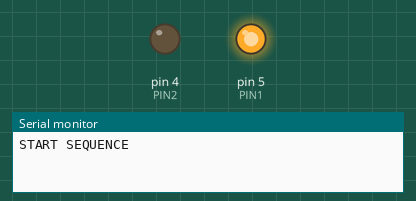
Recording of a sketch running on a simulated Arduino Uno, built with avr-gcc and run on an emulated ATmega328P. Shown: output pins drawn as LEDs (lit = HIGH), the last lines printed to the serial monitor.

Above: at 0.15 s.
At 9.57 s:
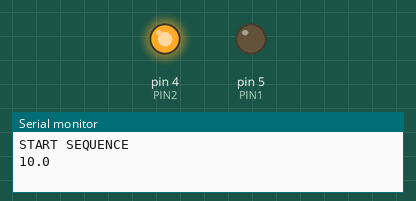
At 19.62 s:
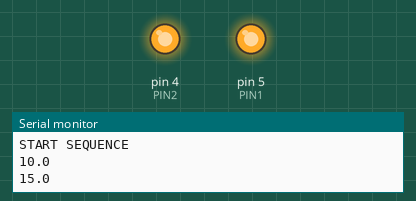
At 39.7 s:
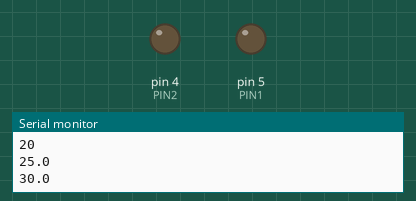
Timing chart, 0 to 40.0 s (numbered marks = the images above):
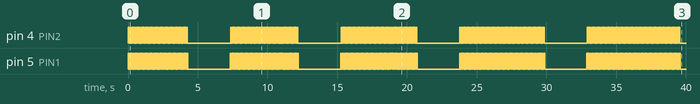

The sketch:

test.ino
```cpp
#define PIN1 5
#define PIN2 4
#define DELAY 30
void setup() {

Serial.begin(115200);
pinMode(PIN1, OUTPUT);
pinMode(PIN2, OUTPUT);
digitalWrite(PIN1, LOW);
digitalWrite(PIN2, LOW);
}

void set_new_temp(float temp) {
  float new_temp = (temp * 2) - 10;
  pulse("-", 60, DELAY);
  pulse("+", new_temp, DELAY);
}

void pulse(char dir[], float qty_pulses, int del) {
  bool pinStatus = digitalRead(PIN1);
  for (int i = 0; i <= qty_pulses; i++) {
    if (pinStatus == LOW) {
      pinStatus = HIGH;
    } else {
      pinStatus = LOW;
    }
    if (dir == "-") {
      digitalWrite(PIN1, pinStatus);
      delay(del);
      digitalWrite(PIN2, pinStatus);
      delay(del);
    } else if (dir == "+") {
      digitalWrite(PIN2, pinStatus);
      delay(del);
      digitalWrite(PIN1, pinStatus);
      delay(del);
    }
  }
}

void loop() {
  Serial.println("START SEQUENCE");
  set_new_temp(10.0);
  Serial.println("10.0");
  delay(3000);
  set_new_temp(15.0);
  Serial.println("15.0");
  delay(3000);
  set_new_temp(20.0);
  Serial.println("20");
  delay(3000);
  set_new_temp(25.0);
  Serial.println("25.0");
  delay(3000);
  set_new_temp(30.0);
  Serial.println("30.0");
  delay(3000);
  set_new_temp(11.5);
  Serial.println("11.5");
  delay(3000);
  set_new_temp(5);
  Serial.println("5");
  delay(3000);
  Serial.println("END SEQUENCE");

}
```
